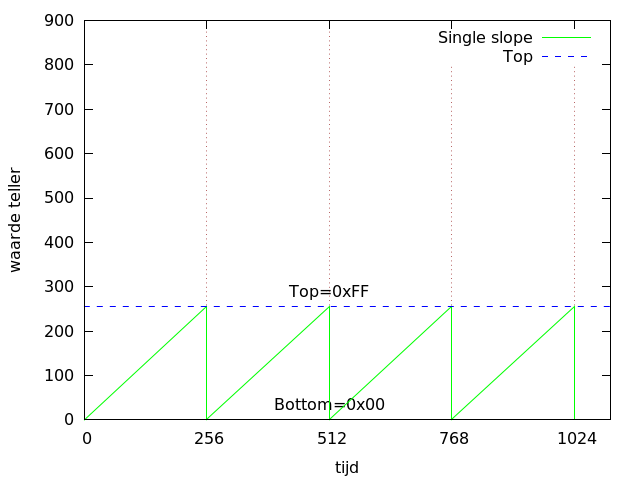

Reproduce this figure in gnuplot.
set terminal pngcairo dashed
set output 'single_slope.png'

set xrange [0:1100];
set yrange [0:900];

set xlabel "tijd"
set ylabel "waarde teller"

set grid xtics lt 0 lw 1 lc rgb "#880000"

set xtics 256

set label "Top=0xFF" center at 512,256 offset 0, 0.8
set label "Bottom=0x00" center at 512,0 offset 0, 0.8

plot '-' using ($1*128):($2*256) title "Single slope" with lines lc 2,256 with lines lc 3 title "Top";
	0 0
	2 1
	2 0
	4 1
	4 0
	6 1
	6 0
	8 1
	8 0
EOF


show grid;
#pause -1;
